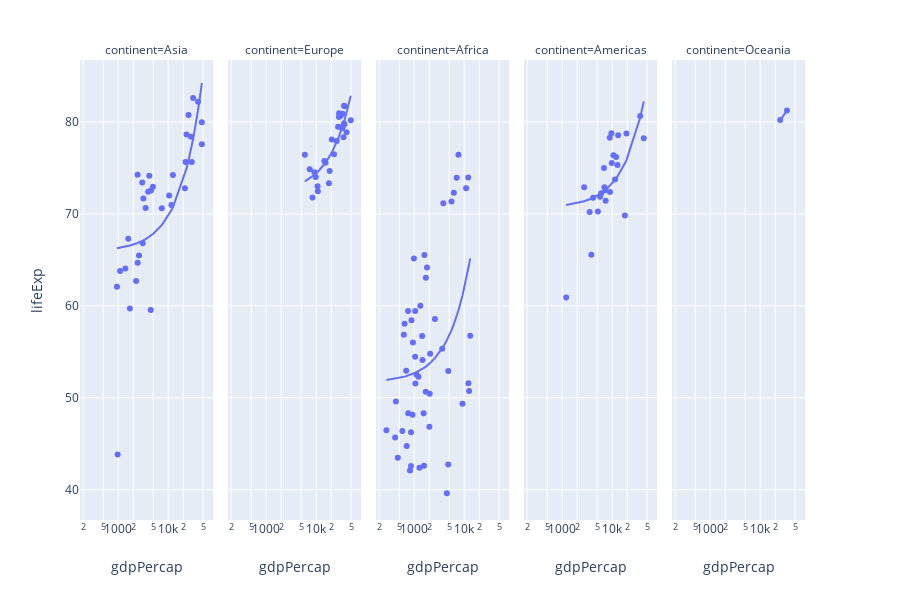

Notebook code for this chart:
### Markdown cell above
### Scatter Plot - Transformed Axis & Facet - with Trendline

### Code cell
px.scatter(data_frame= gapminder7, x = 'gdpPercap', y = 'lifeExp', hover_name = 'country', 
           log_x=True, facet_col="continent", trendline = 'ols')

### Figure 1 — Plotly figure (JSON) as saved in the notebook; plotly's stock layout.template omitted (floating-point values rounded to 4 significant figures)
{"data": [{"hoverlabel": {"namelength": 0}, "hovertemplate": "<b>%{hovertext}</b><br><br>continent=Asia<br>gdpPercap=%{x}<br>lifeExp=%{y}", "hovertext": ["Afghanistan", "Bahrain", "Bangladesh", "Cambodia", "China", "Hong Kong, China", "India", "Indonesia", "Iran", "Iraq", "Israel", "Japan", "Jordan", "Korea, Dem. Rep.", "Korea, Rep.", "Kuwait", "Lebanon", "Malaysia", "Mongolia", "Myanmar", "Nepal", "Oman", "Pakistan", "Philippines", "Saudi Arabia", "Singapore", "Sri Lanka", "Syria", "Taiwan", "Thailand", "Vietnam", "West Bank and Gaza", "Yemen, Rep."], "legendgroup": "", "marker": {"color": "#636efa", "symbol": "circle"}, "mode": "markers", "name": "", "showlegend": false, "type": "scatter", "x": [974.6, 29800.0, 1391.0, 1714.0, 4959.0, 39720.0, 2452.0, 3541.0, 11610.0, 4471.0, 25520.0, 31660.0, 4519.0, 1593.0, 23350.0, 47310.0, 10460.0, 12450.0, 3096.0, 944, 1091.0, 22320.0, 2606.0, 3190.0, 21650.0, 47140.0, 3970.0, 4185.0, 28720.0, 7458.0, 2442.0, 3025.0, 2281.0], "xaxis": "x", "y": [43.83, 75.64, 64.06, 59.72, 72.96, 82.21, 64.7, 70.65, 70.96, 59.55, 80.75, 82.6, 72.53, 67.3, 78.62, 77.59, 71.99, 74.24, 66.8, 62.07, 63.78, 75.64, 65.48, 71.69, 72.78, 79.97, 72.4, 74.14, 78.4, 70.62, 74.25, 73.42, 62.7], "yaxis": "y"}, {"hoverlabel": {"namelength": 0}, "hovertemplate": "<b>OLS trendline</b><br>lifeExp = 0.000388 * gdpPercap + 65.890933<br>R<sup>2</sup>=0.475216<br><br>continent=Asia<br>gdpPercap=%{x}<br>lifeExp=%{y} <b>(trend)</b>", "legendgroup": "", "marker": {"color": "#636efa", "symbol": "circle"}, "mode": "lines", "name": "", "showlegend": false, "type": "scatter", "x": [944, 974.6, 1091.0, 1391.0, 1593.0, 1714.0, 2281.0, 2442.0, 2452.0, 2606.0, 3025.0, 3096.0, 3190.0, 3541.0, 3970.0, 4185.0, 4471.0, 4519.0, 4959.0, 7458.0, 10460.0, 11610.0, 12450.0, 21650.0, 22320.0, 23350.0, 25520.0, 28720.0, 29800.0, 31660.0, 39720.0, 47140.0, 47310.0], "xaxis": "x", "y": [66.26, 66.27, 66.31, 66.43, 66.51, 66.56, 66.78, 66.84, 66.84, 66.9, 67.06, 67.09, 67.13, 67.26, 67.43, 67.51, 67.62, 67.64, 67.81, 68.78, 69.95, 70.39, 70.72, 74.29, 74.55, 74.95, 75.79, 77.03, 77.45, 78.17, 81.3, 84.17, 84.24], "yaxis": "y"}, {"hoverlabel": {"namelength": 0}, "hovertemplate": "<b>%{hovertext}</b><br><br>continent=Europe<br>gdpPercap=%{x}<br>lifeExp=%{y}", "hovertext": ["Albania", "Austria", "Belgium", "Bosnia and Herzegovina", "Bulgaria", "Croatia", "Czech Republic", "Denmark", "Finland", "France", "Germany", "Greece", "Hungary", "Iceland", "Ireland", "Italy", "Montenegro", "Netherlands", "Norway", "Poland", "Portugal", "Romania", "Serbia", "Slovak Republic", "Slovenia", "Spain", "Sweden", "Switzerland", "Turkey", "United Kingdom"], "legendgroup": "", "marker": {"color": "#636efa", "symbol": "circle"}, "mode": "markers", "name": "", "showlegend": false, "type": "scatter", "x": [5937.0, 36130.0, 33690.0, 7446.0, 10680.0, 14620.0, 22830.0, 35280.0, 33210.0, 30470.0, 32170.0, 27540.0, 18010.0, 36180.0, 40680.0, 28570.0, 9254.0, 36800.0, 49360.0, 15390.0, 20510.0, 10810.0, 9787.0, 18680.0, 25770.0, 28820.0, 33860.0, 37510.0, 8458.0, 33200.0], "xaxis": "x2", "y": [76.42, 79.83, 79.44, 74.85, 73.0, 75.75, 76.49, 78.33, 79.31, 80.66, 79.41, 79.48, 73.34, 81.76, 78.89, 80.55, 74.54, 79.76, 80.2, 75.56, 78.1, 72.48, 74.0, 74.66, 77.93, 80.94, 80.88, 81.7, 71.78, 79.42], "yaxis": "y2"}, {"hoverlabel": {"namelength": 0}, "hovertemplate": "<b>OLS trendline</b><br>lifeExp = 0.000215 * gdpPercap + 72.271056<br>R<sup>2</sup>=0.722451<br><br>continent=Europe<br>gdpPercap=%{x}<br>lifeExp=%{y} <b>(trend)</b>", "legendgroup": "", "marker": {"color": "#636efa", "symbol": "circle"}, "mode": "lines", "name": "", "showlegend": false, "type": "scatter", "x": [5937.0, 7446.0, 8458.0, 9254.0, 9787.0, 10680.0, 10810.0, 14620.0, 15390.0, 18010.0, 18680.0, 20510.0, 22830.0, 25770.0, 27540.0, 28570.0, 28820.0, 30470.0, 32170.0, 33200.0, 33210.0, 33690.0, 33860.0, 35280.0, 36130.0, 36180.0, 36800.0, 37510.0, 40680.0, 49360.0], "xaxis": "x2", "y": [73.55, 73.87, 74.09, 74.26, 74.37, 74.56, 74.59, 75.41, 75.57, 76.14, 76.28, 76.67, 77.17, 77.8, 78.18, 78.4, 78.46, 78.81, 79.18, 79.4, 79.4, 79.5, 79.54, 79.84, 80.03, 80.04, 80.17, 80.32, 81.0, 82.86], "yaxis": "y2"}, {"hoverlabel": {"namelength": 0}, "hovertemplate": "<b>%{hovertext}</b><br><br>continent=Africa<br>gdpPercap=%{x}<br>lifeExp=%{y}", "hovertext": ["Algeria", "Angola", "Benin", "Botswana", "Burkina Faso", "Burundi", "Cameroon", "Central African Republic", "Chad", "Comoros", "Congo, Dem. Rep.", "Congo, Rep.", "Cote d'Ivoire", "Djibouti", "Egypt", "Equatorial Guinea", "Eritrea", "Ethiopia", "Gabon", "Gambia", "Ghana", "Guinea", "Guinea-Bissau", "Kenya", "Lesotho", "Liberia", "Libya", "Madagascar", "Malawi", "Mali", "Mauritania", "Mauritius", "Morocco", "Mozambique", "Namibia", "Niger", "Nigeria", "Reunion", "Rwanda", "Sao Tome and Principe", "Senegal", "Sierra Leone", "Somalia", "South Africa", "Sudan", "Swaziland", "Tanzania", "Togo", "Tunisia", "Uganda", "Zambia", "Zimbabwe"], "legendgroup": "", "marker": {"color": "#636efa", "symbol": "circle"}, "mode": "markers", "name": "", "showlegend": false, "type": "scatter", "x": [6223.0, 4797.0, 1441.0, 12570.0, 1217.0, 430.1, 2042.0, 706.0, 1704.0, 986.1, 277.6, 3633.0, 1545.0, 2082.0, 5581.0, 12150.0, 641.4, 690.8, 13210.0, 752.7, 1328.0, 942.7, 579.2, 1463.0, 1569.0, 414.5, 12060.0, 1045.0, 759.3, 1043.0, 1803.0, 10960.0, 3820.0, 823.7, 4811.0, 619.7, 2014.0, 7670.0, 863.1, 1598.0, 1712.0, 862.5, 926.1, 9270.0, 2602.0, 4513.0, 1107.0, 883.0, 7093.0, 1056.0, 1271.0, 469.7], "xaxis": "x3", "y": [72.3, 42.73, 56.73, 50.73, 52.3, 49.58, 50.43, 44.74, 50.65, 65.15, 46.46, 55.32, 48.33, 54.79, 71.34, 51.58, 58.04, 52.95, 56.73, 59.45, 60.02, 56.01, 46.39, 54.11, 42.59, 45.68, 73.95, 59.44, 48.3, 54.47, 64.16, 72.8, 71.16, 42.08, 52.91, 56.87, 46.86, 76.44, 46.24, 65.53, 63.06, 42.57, 48.16, 49.34, 58.56, 39.61, 52.52, 58.42, 73.92, 51.54, 42.38, 43.49], "yaxis": "y3"}, {"hoverlabel": {"namelength": 0}, "hovertemplate": "<b>OLS trendline</b><br>lifeExp = 0.001024 * gdpPercap + 51.642777<br>R<sup>2</sup>=0.148006<br><br>continent=Africa<br>gdpPercap=%{x}<br>lifeExp=%{y} <b>(trend)</b>", "legendgroup": "", "marker": {"color": "#636efa", "symbol": "circle"}, "mode": "lines", "name": "", "showlegend": false, "type": "scatter", "x": [277.6, 414.5, 430.1, 469.7, 579.2, 619.7, 641.4, 690.8, 706.0, 752.7, 759.3, 823.7, 862.5, 863.1, 883.0, 926.1, 942.7, 986.1, 1043.0, 1045.0, 1056.0, 1107.0, 1217.0, 1271.0, 1328.0, 1441.0, 1463.0, 1545.0, 1569.0, 1598.0, 1704.0, 1712.0, 1803.0, 2014.0, 2042.0, 2082.0, 2602.0, 3633.0, 3820.0, 4513.0, 4797.0, 4811.0, 5581.0, 6223.0, 7093.0, 7670.0, 9270.0, 10960.0, 12060.0, 12150.0, 12570.0, 13210.0], "xaxis": "x3", "y": [51.93, 52.07, 52.08, 52.12, 52.24, 52.28, 52.3, 52.35, 52.37, 52.41, 52.42, 52.49, 52.53, 52.53, 52.55, 52.59, 52.61, 52.65, 52.71, 52.71, 52.72, 52.78, 52.89, 52.94, 53.0, 53.12, 53.14, 53.22, 53.25, 53.28, 53.39, 53.4, 53.49, 53.71, 53.73, 53.78, 54.31, 55.36, 55.55, 56.26, 56.56, 56.57, 57.36, 58.02, 58.91, 59.5, 61.14, 62.86, 63.99, 64.09, 64.51, 65.17], "yaxis": "y3"}, {"hoverlabel": {"namelength": 0}, "hovertemplate": "<b>%{hovertext}</b><br><br>continent=Americas<br>gdpPercap=%{x}<br>lifeExp=%{y}", "hovertext": ["Argentina", "Bolivia", "Brazil", "Canada", "Chile", "Colombia", "Costa Rica", "Cuba", "Dominican Republic", "Ecuador", "El Salvador", "Guatemala", "Haiti", "Honduras", "Jamaica", "Mexico", "Nicaragua", "Panama", "Paraguay", "Peru", "Puerto Rico", "Trinidad and Tobago", "United States", "Uruguay", "Venezuela"], "legendgroup": "", "marker": {"color": "#636efa", "symbol": "circle"}, "mode": "markers", "name": "", "showlegend": false, "type": "scatter", "x": [12780.0, 3822.0, 9066.0, 36320.0, 13170.0, 7007.0, 9645.0, 8948.0, 6025.0, 6873.0, 5728.0, 5186.0, 1202.0, 3548.0, 7321.0, 11980.0, 2749.0, 9809.0, 4173.0, 7409.0, 19330.0, 18010.0, 42950.0, 10610.0, 11420.0], "xaxis": "x4", "y": [75.32, 65.55, 72.39, 80.65, 78.55, 72.89, 78.78, 78.27, 72.23, 74.99, 71.88, 70.26, 60.92, 70.2, 72.57, 76.19, 72.9, 75.54, 71.75, 71.42, 78.75, 69.82, 78.24, 76.38, 73.75], "yaxis": "y4"}, {"hoverlabel": {"namelength": 0}, "hovertemplate": "<b>OLS trendline</b><br>lifeExp = 0.000270 * gdpPercap + 70.635168<br>R<sup>2</sup>=0.349241<br><br>continent=Americas<br>gdpPercap=%{x}<br>lifeExp=%{y} <b>(trend)</b>", "legendgroup": "", "marker": {"color": "#636efa", "symbol": "circle"}, "mode": "lines", "name": "", "showlegend": false, "type": "scatter", "x": [1202.0, 2749.0, 3548.0, 3822.0, 4173.0, 5186.0, 5728.0, 6025.0, 6873.0, 7007.0, 7321.0, 7409.0, 8948.0, 9066.0, 9645.0, 9809.0, 10610.0, 11420.0, 11980.0, 12780.0, 13170.0, 18010.0, 19330.0, 36320.0, 42950.0], "xaxis": "x4", "y": [70.96, 71.38, 71.59, 71.67, 71.76, 72.04, 72.18, 72.26, 72.49, 72.53, 72.61, 72.64, 73.05, 73.08, 73.24, 73.29, 73.5, 73.72, 73.87, 74.09, 74.19, 75.5, 75.86, 80.45, 82.24], "yaxis": "y4"}, {"hoverlabel": {"namelength": 0}, "hovertemplate": "<b>%{hovertext}</b><br><br>continent=Oceania<br>gdpPercap=%{x}<br>lifeExp=%{y}", "hovertext": ["Australia", "New Zealand"], "legendgroup": "", "marker": {"color": "#636efa", "symbol": "circle"}, "mode": "markers", "name": "", "showlegend": false, "type": "scatter", "x": [34440.0, 25190.0], "xaxis": "x5", "y": [81.23, 80.2], "yaxis": "y5"}, {"hoverlabel": {"namelength": 0}, "hovertemplate": "<b>OLS trendline</b><br>lifeExp = 0.000111 * gdpPercap + 77.397001<br>R<sup>2</sup>=1.000000<br><br>continent=Oceania<br>gdpPercap=%{x}<br>lifeExp=%{y} <b>(trend)</b>", "legendgroup": "", "marker": {"color": "#636efa", "symbol": "circle"}, "mode": "lines", "name": "", "showlegend": false, "type": "scatter", "x": [25190.0, 34440.0], "xaxis": "x5", "y": [80.2, 81.23], "yaxis": "y5"}], "layout": {"annotations": [{"font": {}, "showarrow": false, "text": "continent=Asia", "x": 0.09, "xanchor": "center", "xref": "paper", "y": 1, "yanchor": "bottom", "yref": "paper"}, {"font": {}, "showarrow": false, "text": "continent=Europe", "x": 0.29, "xanchor": "center", "xref": "paper", "y": 1, "yanchor": "bottom", "yref": "paper"}, {"font": {}, "showarrow": false, "text": "continent=Africa", "x": 0.49, "xanchor": "center", "xref": "paper", "y": 1, "yanchor": "bottom", "yref": "paper"}, {"font": {}, "showarrow": false, "text": "continent=Americas", "x": 0.69, "xanchor": "center", "xref": "paper", "y": 1, "yanchor": "bottom", "yref": "paper"}, {"font": {}, "showarrow": false, "text": "continent=Oceania", "x": 0.89, "xanchor": "center", "xref": "paper", "y": 1, "yanchor": "bottom", "yref": "paper"}], "height": 600, "legend": {"tracegroupgap": 0}, "margin": {"t": 60}, "xaxis": {"anchor": "y", "domain": [0, 0.18], "title": {"text": "gdpPercap"}, "type": "log"}, "xaxis2": {"anchor": "y2", "domain": [0.2, 0.38], "matches": "x", "title": {"text": "gdpPercap"}, "type": "log"}, "xaxis3": {"anchor": "y3", "domain": [0.4, 0.58], "matches": "x", "title": {"text": "gdpPercap"}, "type": "log"}, "xaxis4": {"anchor": "y4", "domain": [0.6, 0.78], "matches": "x", "title": {"text": "gdpPercap"}, "type": "log"}, "xaxis5": {"anchor": "y5", "domain": [0.8, 0.98], "matches": "x", "title": {"text": "gdpPercap"}, "type": "log"}, "yaxis": {"anchor": "x", "domain": [0, 1], "title": {"text": "lifeExp"}}, "yaxis2": {"anchor": "x2", "domain": [0, 1], "matches": "y", "showticklabels": false}, "yaxis3": {"anchor": "x3", "domain": [0, 1], "matches": "y", "showticklabels": false}, "yaxis4": {"anchor": "x4", "domain": [0, 1], "matches": "y", "showticklabels": false}, "yaxis5": {"anchor": "x5", "domain": [0, 1], "matches": "y", "showticklabels": false}}}
